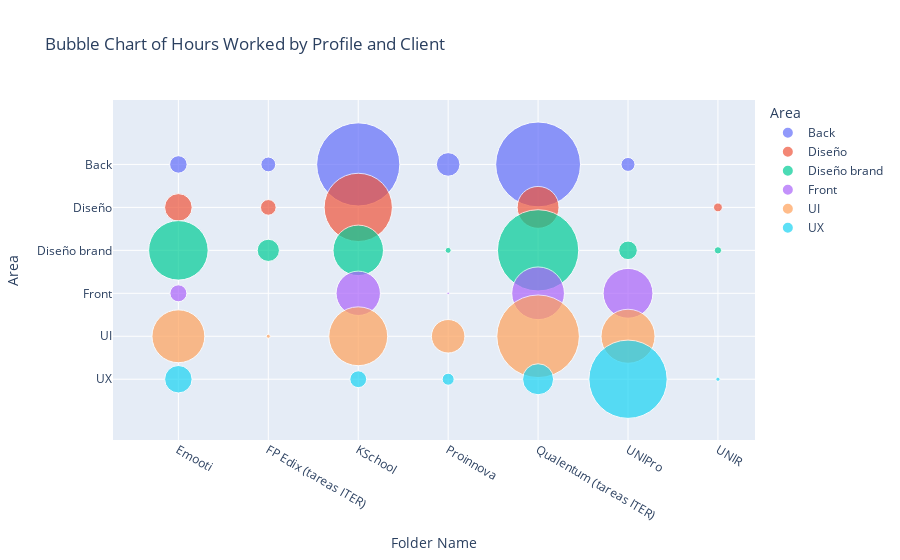

The notebook cell saved with this chart:
### Markdown cell above
# Burbujas

### Code cell
import pandas as pd
import plotly.express as px

# Carga los datos
data = pd.read_csv('./horas.csv')

# Convertir las columnas de tiempo a datetime y calcular las horas trabajadas
if 'Start' in data.columns and 'Stop' in data.columns:
    data['Start'] = pd.to_datetime(data['Start'], unit='ms', errors='coerce')
    data['Stop'] = pd.to_datetime(data['Stop'], unit='ms', errors='coerce')
    data['Hours Worked'] = (data['Stop'] - data['Start']).dt.total_seconds() / 3600
else:
    raise ValueError("Las columnas 'Start' y 'Stop' no se encuentran en el DataFrame.")

# Mapeo de usuarios a áreas con la corrección para 'esther'
user_to_area = {
    'César García Díaz': 'Diseño brand',
    'Clara Terradillos': 'Diseño',
    'Soraya Martínez Rius': 'UX',
    'Alex Fernández': 'UI',
    'Antonio Blanco': 'Back',
    'esther': 'Front'  # Corregido a 'esther'
}

# Excluir a los usuarios no deseados y aplicar el mapeo
if 'Username' in data.columns:
    filtered_data = data[~data['Username'].isin(['Jesús Martín Mejías', 'Mery del Pozo'])]
    filtered_data['Area'] = filtered_data['Username'].map(user_to_area)
else:
    raise ValueError("La columna 'Username' no se encuentra en el DataFrame.")

# Quitar el texto "(Tareas ITER)" de los nombres de los clientes
if 'Folder Name' in filtered_data.columns:
    filtered_data['Folder Name'] = filtered_data['Folder Name'].str.replace(r"\(Tareas ITER\)", "", regex=True).str.strip()
else:
    raise ValueError("La columna 'Folder Name' no se encuentra en el DataFrame.")

# Agrupar los datos por área (perfil) y cliente
grouped_hours = filtered_data.groupby(['Area', 'Folder Name'])['Hours Worked'].sum().reset_index()

# Crear un gráfico de burbujas
fig = px.scatter(grouped_hours, x='Folder Name', y='Area', size='Hours Worked', color='Area',
                 hover_name='Folder Name', size_max=60, 
                 title='Bubble Chart of Hours Worked by Profile and Client')

# Mostrar el gráfico
fig.show()

### Figure 1 — Plotly figure (JSON) as saved in the notebook; plotly's stock layout.template omitted (floating-point values rounded to 4 significant figures)
{"data": [{"hovertemplate": "<b>%{hovertext}</b><br><br>Area=%{y}<br>Folder Name=%{x}<br>Hours Worked=%{marker.size}<extra></extra>", "hovertext": ["Emooti", "FP Edix (tareas ITER)", "KSchool", "Proinnova", "Qualentum (tareas ITER)", "UNIPro"], "legendgroup": "Back", "marker": {"color": "#636efa", "size": [25.39, 18.25, 577.0, 46.42, 600.2, 16.29], "sizemode": "area", "sizeref": 0.1667, "symbol": "circle"}, "mode": "markers", "name": "Back", "orientation": "v", "showlegend": true, "type": "scatter", "x": ["Emooti", "FP Edix (tareas ITER)", "KSchool", "Proinnova", "Qualentum (tareas ITER)", "UNIPro"], "xaxis": "x", "y": ["Back", "Back", "Back", "Back", "Back", "Back"], "yaxis": "y"}, {"hovertemplate": "<b>%{hovertext}</b><br><br>Area=%{y}<br>Folder Name=%{x}<br>Hours Worked=%{marker.size}<extra></extra>", "hovertext": ["Emooti", "FP Edix (tareas ITER)", "KSchool", "Qualentum (tareas ITER)", "UNIR"], "legendgroup": "Diseño", "marker": {"color": "#EF553B", "size": [63.43, 20.41, 388.6, 146.3, 6.558], "sizemode": "area", "sizeref": 0.1667, "symbol": "circle"}, "mode": "markers", "name": "Diseño", "orientation": "v", "showlegend": true, "type": "scatter", "x": ["Emooti", "FP Edix (tareas ITER)", "KSchool", "Qualentum (tareas ITER)", "UNIR"], "xaxis": "x", "y": ["Diseño", "Diseño", "Diseño", "Diseño", "Diseño"], "yaxis": "y"}, {"hovertemplate": "<b>%{hovertext}</b><br><br>Area=%{y}<br>Folder Name=%{x}<br>Hours Worked=%{marker.size}<extra></extra>", "hovertext": ["Emooti", "FP Edix (tareas ITER)", "KSchool", "Proinnova", "Qualentum (tareas ITER)", "UNIPro", "UNIR"], "legendgroup": "Diseño brand", "marker": {"color": "#00cc96", "size": [295.5, 41.25, 212.5, 3, 551.0, 28.75, 4.5], "sizemode": "area", "sizeref": 0.1667, "symbol": "circle"}, "mode": "markers", "name": "Diseño brand", "orientation": "v", "showlegend": true, "type": "scatter", "x": ["Emooti", "FP Edix (tareas ITER)", "KSchool", "Proinnova", "Qualentum (tareas ITER)", "UNIPro", "UNIR"], "xaxis": "x", "y": ["Diseño brand", "Diseño brand", "Diseño brand", "Diseño brand", "Diseño brand", "Diseño brand", "Diseño brand"], "yaxis": "y"}, {"hovertemplate": "<b>%{hovertext}</b><br><br>Area=%{y}<br>Folder Name=%{x}<br>Hours Worked=%{marker.size}<extra></extra>", "hovertext": ["Emooti", "KSchool", "Proinnova", "Qualentum (tareas ITER)", "UNIPro"], "legendgroup": "Front", "marker": {"color": "#ab63fa", "size": [24, 164, 0.5, 231.6, 207], "sizemode": "area", "sizeref": 0.1667, "symbol": "circle"}, "mode": "markers", "name": "Front", "orientation": "v", "showlegend": true, "type": "scatter", "x": ["Emooti", "KSchool", "Proinnova", "Qualentum (tareas ITER)", "UNIPro"], "xaxis": "x", "y": ["Front", "Front", "Front", "Front", "Front"], "yaxis": "y"}, {"hovertemplate": "<b>%{hovertext}</b><br><br>Area=%{y}<br>Folder Name=%{x}<br>Hours Worked=%{marker.size}<extra></extra>", "hovertext": ["Emooti", "FP Edix (tareas ITER)", "KSchool", "Proinnova", "Qualentum (tareas ITER)", "UNIPro"], "legendgroup": "UI", "marker": {"color": "#FFA15A", "size": [233.1, 1.334, 288.8, 93.53, 568.7, 243.2], "sizemode": "area", "sizeref": 0.1667, "symbol": "circle"}, "mode": "markers", "name": "UI", "orientation": "v", "showlegend": true, "type": "scatter", "x": ["Emooti", "FP Edix (tareas ITER)", "KSchool", "Proinnova", "Qualentum (tareas ITER)", "UNIPro"], "xaxis": "x", "y": ["UI", "UI", "UI", "UI", "UI", "UI"], "yaxis": "y"}, {"hovertemplate": "<b>%{hovertext}</b><br><br>Area=%{y}<br>Folder Name=%{x}<br>Hours Worked=%{marker.size}<extra></extra>", "hovertext": ["Emooti", "KSchool", "Proinnova", "Qualentum (tareas ITER)", "UNIPro", "UNIR"], "legendgroup": "UX", "marker": {"color": "#19d3f3", "size": [62.92, 23.58, 12, 80.25, 511.2, 1.5], "sizemode": "area", "sizeref": 0.1667, "symbol": "circle"}, "mode": "markers", "name": "UX", "orientation": "v", "showlegend": true, "type": "scatter", "x": ["Emooti", "KSchool", "Proinnova", "Qualentum (tareas ITER)", "UNIPro", "UNIR"], "xaxis": "x", "y": ["UX", "UX", "UX", "UX", "UX", "UX"], "yaxis": "y"}], "layout": {"legend": {"itemsizing": "constant", "title": {"text": "Area"}, "tracegroupgap": 0}, "title": {"text": "Bubble Chart of Hours Worked by Profile and Client"}, "xaxis": {"anchor": "y", "domain": [0, 1], "title": {"text": "Folder Name"}}, "yaxis": {"anchor": "x", "categoryarray": ["UX", "UI", "Front", "Diseño brand", "Diseño", "Back"], "categoryorder": "array", "domain": [0, 1], "title": {"text": "Area"}}}}
